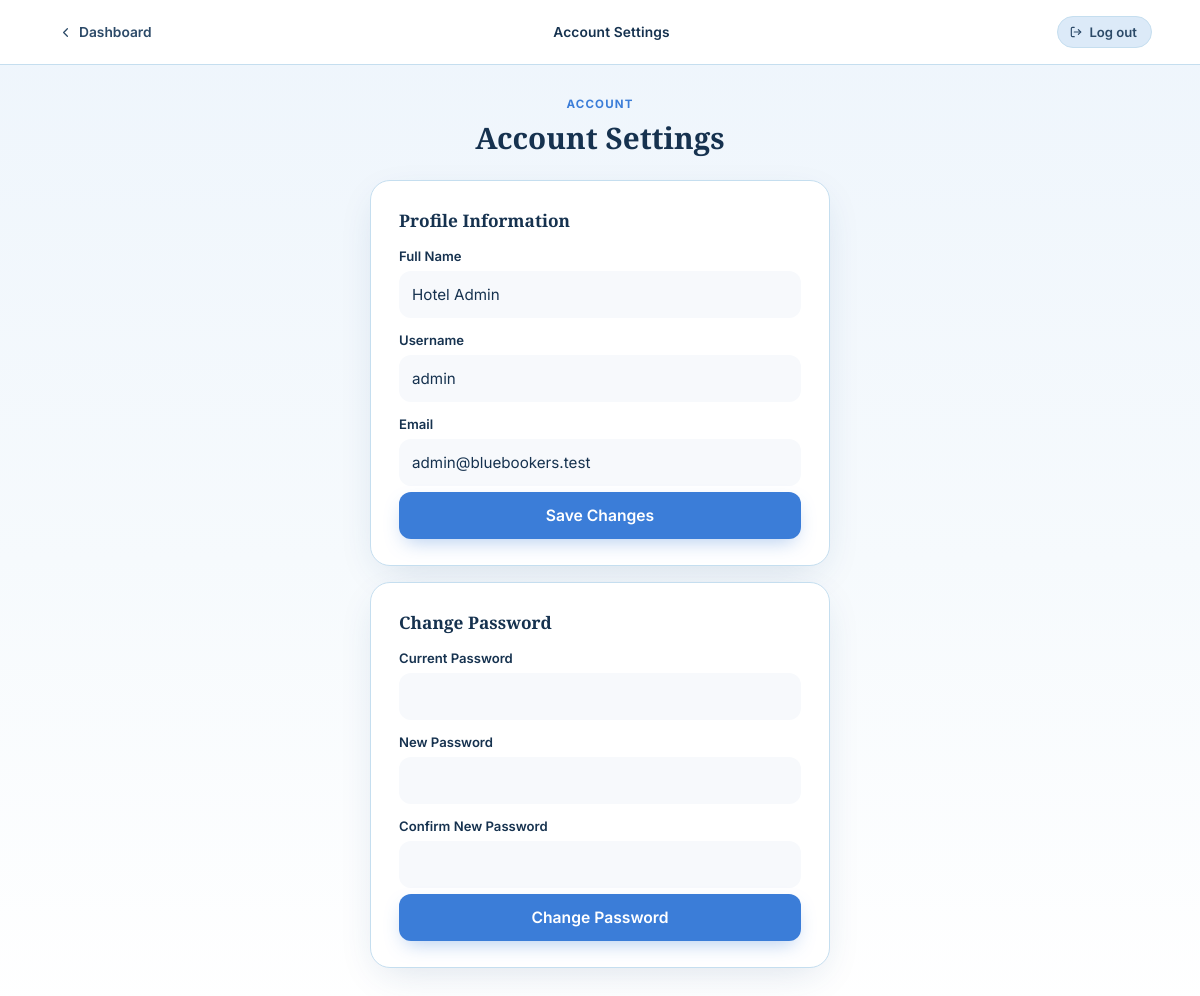
The app's page /profile.php (signed in) with its own data.
### tables this page shows
CREATE TABLE IF NOT EXISTS users (
  id            INT AUTO_INCREMENT PRIMARY KEY,
  username      VARCHAR(50)  NOT NULL UNIQUE,
  email         VARCHAR(255) NOT NULL UNIQUE,
  password_hash VARCHAR(255) NOT NULL,
  full_name     VARCHAR(150) NULL,
  role          ENUM('admin', 'staff') NOT NULL DEFAULT 'staff',
  permissions   TEXT NULL,
  created_at    TIMESTAMP NOT NULL DEFAULT CURRENT_TIMESTAMP
);

### config.php (called while the page is built, shortened)
<?php
function bb_db()
{
    static $pdo = null;
    if ($pdo === null) {
        try {
            $pdo = new PDO(
                'mysql:host=' . BB_DB_HOST . ';dbname=' . BB_DB_NAME . ';charset=utf8mb4',
                BB_DB_USER,
                BB_DB_PASS,
                [
                    PDO::ATTR_ERRMODE => PDO::ERRMODE_EXCEPTION,
                    PDO::ATTR_DEFAULT_FETCH_MODE => PDO::FETCH_ASSOC,
                ]
            );
        } catch (PDOException $e) {
            error_log('DB connection failed: ' . $e->getMessage());
            http_response_code(500);
            exit('Database connection failed. Make sure MySQL is running in XAMPP (XAMPP Control Panel -> Start next to MySQL) and that you\'ve imported schema.sql in phpMyAdmin to create the "bluebookers" database.');
        }
    }
    return $pdo;
}
function bb_is_logged_in()
{
    return !empty($_SESSION['logged_in']);
}
function bb_current_role()
{
    return isset($_SESSION['role']) ? $_SESSION['role'] : null;
}
function bb_is_admin()
{
    return bb_is_logged_in() && bb_current_role() === BB_ROLE_ADMIN;
}

### db.php (called while the page is built, shortened)
<?php
function db_find_user_by_id($id)
{
    $stmt = bb_db()->prepare('SELECT id, username, email, role, permissions, full_name FROM users WHERE id = ? LIMIT 1');
    $stmt->execute([$id]);
    $user = $stmt->fetch();
    return $user ?: null;
}

### profile.php (the view, shortened to what this page needs)
<?php
require_once __DIR__ . '/config.php';
require_once __DIR__ . '/db.php';
$userId = $_SESSION['user_id'];
$user = db_find_user_by_id($userId);
$backHref = bb_is_admin() ? 'admin/dashboard.php' : ltrim(bb_role_home(), '/');
?>
<!DOCTYPE html>
<html lang="en">
<head>
<link rel="stylesheet" href="assets/css/style.css">
<link rel="stylesheet" href="assets/css/account-manage.css">
</head>
<body class="am-body">
<header class="am-topbar">
    <a href="<?= htmlspecialchars($backHref) ?>" class="am-topbar__back">
        <svg viewBox="0 0 24 24" fill="none" stroke="currentColor" stroke-width="2" stroke-linecap="round" stroke-linejoin="round"><path d="m15 18-6-6 6-6"/></svg>
        Dashboard
    </a>
    <span class="am-topbar__title">Account Settings</span>
    <a href="logout.php" class="am-topbar__logout">
        <svg viewBox="0 0 24 24" fill="none" stroke="currentColor" stroke-width="2" stroke-linecap="round" stroke-linejoin="round"><path d="M9 4H6a2 2 0 0 0-2 2v12a2 2 0 0 0 2 2h3"/><path d="M16 16l4-4-4-4"/><path d="M20 12H9"/></svg>
        Log out
    </a>
</header>
<main class="am-main">
<div class="am-col">
    <div class="am-heading">
        <p class="am-heading__eyebrow">Account</p>
        <h1 class="am-heading__title">Account Settings</h1>
    </div>
    <form method="post" class="am-card" novalidate>
        <h2 class="am-card__title">Profile Information</h2>
        <div class="field">
            <label for="full_name">Full Name</label>
            <div class="field__control"><input type="text" id="full_name" name="full_name" value="<?= htmlspecialchars($user['full_name'] ?? '') ?>" required></div>
        </div>
        <div class="field">
            <label for="username">Username</label>
            <div class="field__control"><input type="text" id="username" name="username" value="<?= htmlspecialchars($user['username']) ?>" required></div>
        </div>
        <div class="field">
            <label for="email">Email</label>
            <div class="field__control"><input type="email" id="email" name="email" value="<?= htmlspecialchars($user['email']) ?>" required></div>
        </div>
        <button type="submit" class="btn btn--primary">Save Changes</button>
    </form>
    <form method="post" class="am-card" novalidate>
        <h2 class="am-card__title">Change Password</h2>
        <div class="field">
            <label for="current_password">Current Password</label>
            <div class="field__control"><input type="password" id="current_password" name="current_password" required></div>
        </div>
        <div class="field">
            <label for="new_password">New Password</label>
            <div class="field__control"><input type="password" id="new_password" name="new_password" required></div>
        </div>
        <div class="field">
            <label for="confirm_password">Confirm New Password</label>
            <div class="field__control"><input type="password" id="confirm_password" name="confirm_password" required></div>
        </div>
        <button type="submit" class="btn btn--primary">Change Password</button>
    </form>
</div>
</main>
</body>
</html>

### assets/css/style.css (style rules this page uses)
:root { --blue-50: #f0f6fe; --blue-100: #dceaf8; --blue-200: #b8d2ee; --blue-500: #3b7dd8; --blue-600: #3170c4; --blue-700: #2861b3; --blue-900: #16324f; --white: #ffffff; --gray-100: #f7f9fc; --gray-300: #d4dce6; --gray-500: #8a9aa8; --gray-700: #4a5b6b; --amber: #f0a857; --font-serif: 'Playfair Display', serif; --font-sans: 'Inter', sans-serif; --radius-lg: 20px; --radius-md: 12px; --radius-sm: 8px; --shadow-card: 0 12px 40px -12px rgba(28, 70, 130, 0.18); --shadow-btn: 0 8px 20px -6px rgba(59, 125, 216, 0.4); --ease-out: cubic-bezier(.16, 1, .3, 1); }
* { box-sizing: border-box; }
html, body { margin: 0; min-height: 100vh; font-family: var(--font-sans); color: var(--blue-900); background: var(--blue-50); overflow-x: hidden; }
img, svg { display: block; }
.field { margin-bottom: 18px; display: flex; flex-direction: column; }
.field label { font-size: 0.82rem; font-weight: 600; color: var(--blue-900); margin-bottom: 7px; }
.field__control { position: relative; display: flex; align-items: center; background: var(--gray-100); border: 1.5px solid transparent; border-radius: var(--radius-md); transition: border-color 220ms var(--ease-out), background 220ms var(--ease-out), box-shadow 220ms var(--ease-out); }
.field__control input { flex: 1; border: none; background: transparent; outline: none; padding: 13px 12px; font-family: var(--font-sans); font-size: 0.95rem; color: var(--blue-900); }
.btn { position: relative; width: 100%; border: none; border-radius: var(--radius-md); padding: 14px 20px; font-family: var(--font-sans); font-size: 0.98rem; font-weight: 600; cursor: pointer; transition: transform 180ms var(--ease-out), box-shadow 180ms var(--ease-out), filter 180ms var(--ease-out); }
.btn--primary { margin-top: 6px; background: var(--blue-500); color: var(--white); box-shadow: var(--shadow-btn); display: flex; align-items: center; justify-content: center; gap: 10px; }

### assets/css/account-manage.css (style rules this page uses)
.am-body { min-height: 100vh; display: flex; flex-direction: column; background: linear-gradient(180deg, var(--sky-50, #eef5fc) 0%, #f6fafd 55%, #ffffff 100%); }
.am-topbar { display: flex; align-items: center; justify-content: space-between; gap: 16px; padding: 16px clamp(20px, 5vw, 48px); background: var(--white, #fff); border-bottom: 1px solid var(--sky-200, #c5deef); }
.am-topbar__back { display: flex; align-items: center; gap: 6px; text-decoration: none; color: var(--ink-700, #2c4a68); font-weight: 600; font-size: 0.86rem; padding: 7px 14px 7px 10px; border-radius: 999px; transition: background 180ms var(--ease-out, ease), color 180ms var(--ease-out, ease); }
.am-topbar__back svg { width: 15px; height: 15px; }
.am-topbar__title { font-size: 0.86rem; font-weight: 600; color: var(--ink-900, #16324f); letter-spacing: 0.01em; }
.am-topbar__logout { display: flex; align-items: center; gap: 6px; background: var(--sky-100, #dceaf8); border: 1px solid var(--sky-200, #c5deef); border-radius: 999px; padding: 7px 14px 7px 11px; color: var(--ink-700, #2c4a68); font-size: 0.82rem; font-weight: 600; text-decoration: none; transition: background 180ms var(--ease-out, ease), color 180ms var(--ease-out, ease); }
.am-topbar__logout svg { width: 14px; height: 14px; }
.am-main { flex: 1; display: flex; justify-content: center; padding: clamp(24px, 4vh, 40px) 20px 48px; }
.am-col { width: 100%; max-width: 460px; }
.am-heading { text-align: center; margin-bottom: 22px; opacity: 0; transform: translateY(10px); animation: amRise 420ms var(--ease-out, ease) forwards; }
.am-heading__eyebrow { font-size: 0.72rem; font-weight: 700; letter-spacing: 0.1em; text-transform: uppercase; color: var(--blue-500, #3b7dd8); margin: 0 0 6px; }
.am-heading__title { font-family: var(--font-serif, 'Playfair Display', serif); font-weight: 600; font-size: clamp(1.5rem, 3vw, 1.85rem); color: var(--ink-900, #16324f); margin: 0; }
.am-card { background: var(--white, #fff); border: 1px solid var(--sky-200, #c5deef); border-radius: var(--radius-lg, 18px); box-shadow: var(--shadow-card, 0 12px 40px -12px rgba(28,70,130,0.18)); padding: 28px 28px 26px; opacity: 0; transform: translateY(14px); animation: amRise 460ms var(--ease-out, ease) forwards; animation-delay: 80ms; }
.am-card + .am-card { margin-top: 16px; }
.am-card__title { font-family: var(--font-serif, 'Playfair Display', serif); font-size: 1.08rem; font-weight: 600; color: var(--ink-900, #16324f); margin: 0 0 16px; }
.am-card .field { margin-bottom: 14px; }
.am-card .field:last-of-type { margin-bottom: 0; }

### records on screen
users: full_name "Hotel Admin", username "admin", email "admin@bluebookers.test"
